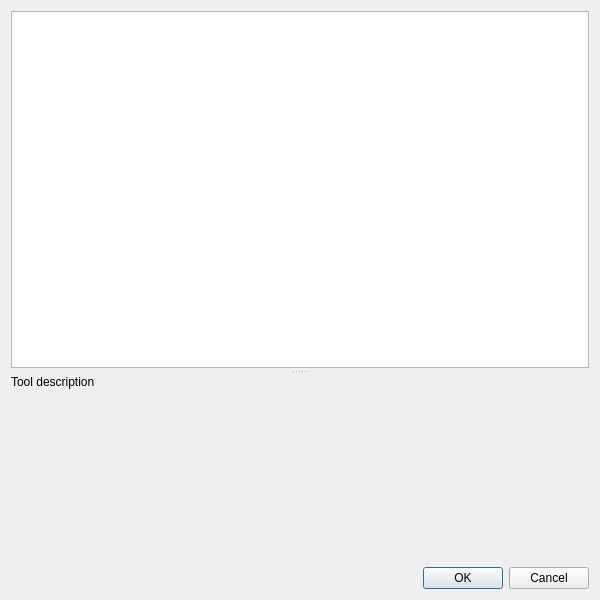
<?xml version="1.0" encoding="UTF-8"?>
<ui version="4.0">
 <class>AddAutomateTool</class>
 <widget class="QDialog" name="AddAutomateTool">
  <property name="geometry">
   <rect>
    <x>0</x>
    <y>0</y>
    <width>600</width>
    <height>600</height>
   </rect>
  </property>
  <property name="windowTitle">
   <string>Add Automate Tool</string>
  </property>
  <layout class="QVBoxLayout" name="verticalLayout">
   <item>
    <widget class="QSplitter" name="splitter">
     <property name="orientation">
      <enum>Qt::Vertical</enum>
     </property>
     <property name="handleWidth">
      <number>7</number>
     </property>
     <property name="childrenCollapsible">
      <bool>false</bool>
     </property>
     <widget class="QListWidget" name="lwProperties">
      <property name="selectionMode">
       <enum>QAbstractItemView::ExtendedSelection</enum>
      </property>
      <property name="uniformItemSizes">
       <bool>true</bool>
      </property>
     </widget>
     <widget class="QLabel" name="lbDescription">
      <property name="sizePolicy">
       <sizepolicy hsizetype="Minimum" vsizetype="Minimum">
        <horstretch>0</horstretch>
        <verstretch>0</verstretch>
       </sizepolicy>
      </property>
      <property name="minimumSize">
       <size>
        <width>200</width>
        <height>100</height>
       </size>
      </property>
      <property name="text">
       <string>Tool description</string>
      </property>
      <property name="alignment">
       <set>Qt::AlignLeading|Qt::AlignLeft|Qt::AlignTop</set>
      </property>
      <property name="wordWrap">
       <bool>true</bool>
      </property>
     </widget>
    </widget>
   </item>
   <item>
    <widget class="QDialogButtonBox" name="buttonBox">
     <property name="orientation">
      <enum>Qt::Horizontal</enum>
     </property>
     <property name="standardButtons">
      <set>QDialogButtonBox::Cancel|QDialogButtonBox::Ok</set>
     </property>
    </widget>
   </item>
  </layout>
 </widget>
 <resources/>
 <connections>
  <connection>
   <sender>buttonBox</sender>
   <signal>accepted()</signal>
   <receiver>AddAutomateTool</receiver>
   <slot>accept()</slot>
   <hints>
    <hint type="sourcelabel">
     <x>257</x>
     <y>290</y>
    </hint>
    <hint type="destinationlabel">
     <x>157</x>
     <y>274</y>
    </hint>
   </hints>
  </connection>
  <connection>
   <sender>buttonBox</sender>
   <signal>rejected()</signal>
   <receiver>AddAutomateTool</receiver>
   <slot>reject()</slot>
   <hints>
    <hint type="sourcelabel">
     <x>325</x>
     <y>290</y>
    </hint>
    <hint type="destinationlabel">
     <x>286</x>
     <y>274</y>
    </hint>
   </hints>
  </connection>
 </connections>
</ui>
